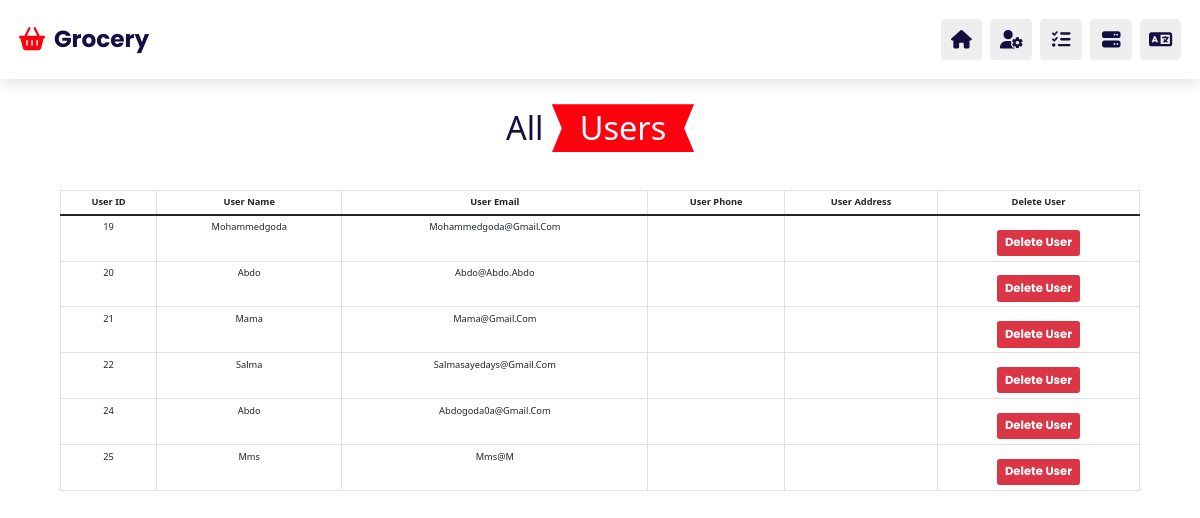
The page /users.php on the database its author committed.
### tables this page shows
CREATE TABLE `user_form` (
  `userid` int(100) NOT NULL,
  `username` varchar(100) NOT NULL,
  `useremail` varchar(100) NOT NULL,
  `userpassword` varchar(100) NOT NULL
);

### users.php (the view, shortened to what this page needs)
<!DOCTYPE html>
<html lang="en">
<head>
    <link rel="stylesheet" href="css/all.min.css">
    <link rel="stylesheet" href="css/normalize.css">
    <link rel="stylesheet" href="css/style.css">
    <link rel="stylesheet" href="css/bootstrap.min.css">
</head>
<body>
    <header class="header">
        <a href="index.html" class="logo"><i class="fas fa-shopping-basket"></i>Grocery</a>
        <div class="icons">
            <div class="home-btn" data-title="Home"><a href="index.html"><i class="fas fa-home"></i></a></div>
            <div class="admin-btn" data-title="Admin"><a href="admin.html"><i class="fas fa-user-gear"></i></a></div>
            <div class="sales-btn" data-title="Sales"><a href="sales.php"><i class="fas fa-list-check"></i></a></div>
            <div class="products-btn" data-title="Products"><a href="products.php"><i class="fas fa-server"></i></a></div>
            <div class="lang-btn" data-title="Arabic"><a href="users2.php"><i class="fas fa-language"></i></a></div>
        </div>
    </header>
    <section class="products" id="products" style="margin-top: 30px;">
        <h1 class="mHeading">All <span>Users</span></h1>
        <div class="box-container">
          <table class="table table-bordered text-center">
            <thead>
              <tr>
                <th>User ID</th>
                <th>User Name</th>
                <th>User Email</th>
                <th>User Phone</th>
                <th>User Address</th>
                <th>Delete User</th>
              </tr>
            </thead>
            <tbody>
              <?php
                include('config.php');
                $result = mysqli_query($con, "SELECT * FROM user_form");
                while($row = mysqli_fetch_array($result)){
                    echo "
                      <tr>
                        <td>$row[userid]</td>
                        <td>$row[username]</td>
                        <td>$row[useremail]</td>
                        <td>$row[phone]</td>
                        <td>$row[address]</td>
                        <td>
                          <form method='POST' action='users.php'>
                            <input type='text' name='id' value='$row[userid]' style='display:none;'>
                            <button type='submit' name='delete' class='btn btn-danger fs-5'>Delete User</button>
                          </form>
                        </td>
                      </tr>
                    ";
                }
              ?>
            </tbody>
          </table>
        </div>
    </section>
</body>
</html>

### css/style.css (style rules this page uses)
:root { --orange: #ff000f; --black:#130f40; --white:#fff; --lightBackGround:#eee; --lightColor:#666; --boxShadow:0 0.5rem 1.5rem rgba(0,0,0,0.1); --border:0.2rem solid rgba(0,0,0,0.1); --outline:0.1rem solid var(--orange); --outlineHover:0.4rem solid var(--orange); }
* { margin: 0; padding: 0; box-sizing: border-box; outline: none; border: none; list-style: none; text-decoration: none; text-transform: capitalize; transition: 0.3s all linear; }
html { font-size: 70%; overflow-x: hidden; scroll-behavior: smooth; scroll-padding-top: 7rem; }
body { background-color: var(--lightBackGround); font-family: 'medium'; }
section { padding-top: 5rem ; padding-bottom: 5rem ; padding-left: auto; padding-right: auto; }
a { text-decoration: none !important; }
.btn { margin-top: 1rem; display: inline-block; padding: 7px 10px; border-radius: 0.5rem; font-size: 1.5rem; border: 1px solid var(--lightColor); background-color: #130f40; cursor: pointer; color: #fff; font-family: 'bold'; text-align: center; }
.mHeading { text-align: center; padding: 2rem 0; padding-bottom: 3rem; font-size: 3.5rem; color: var(--black); margin: 1rem auto; }
.mHeading span { background-color: var(--orange); color: var(--white); display: inline-block; padding: 0.5rem 3rem; clip-path: polygon(100% 0, 93% 50%, 100% 99%, 0% 100%, 7% 50%, 0% 0%); }
.header { position: fixed; top: 0; left: 0; right: 0; z-index: 10000; display: flex; align-items: center; justify-content: space-between; padding: 1rem 9%; background-color: var(--white); box-shadow: var(--boxShadow); }
.header .logo { font-size: 2.5rem; font-family: 'bold'; color: var(--black); }
.header .logo svg, .header .logo i { color: var(--orange); margin-right: 1rem; }
.header .icons { display: flex; justify-content: center; align-items: center; gap: 8px; }
.header .icons div { height: 4.5rem; width: 4.5rem; line-height: 4.5rem; text-align: center; border-radius: 0.5rem; background-color: var(--lightBackGround); font-size: 2rem; cursor: pointer; position: relative; display: flex; justify-content: center; align-items: center; }
.header .icons div svg, .header .icons div i { color: var(--black); }
.header .icons div::after { content: attr(data-title); position: absolute; left: 50%; transform: translateX(-50%); bottom: -50px; width: 70px; height: 25px; padding: 5px; background-color: var(--lightBackGround); box-shadow: 1px 1px 5px silver; color: var(--black); border-radius: 5px; text-align: center; line-height: 25px; font-size: 16px; font-weight: bold; display: none; z-index: 1000000; }
.header .icons div::before { content: ""; position: absolute; left: 50%; transform: translateX(-50%); bottom: -15px; border: 15px solid ; border-color:transparent transparent var(--lightBackGround) transparent ; display: none; z-index: 1000000; }
.products .box-container { display: grid; grid-template-columns: repeat(auto-fit, minmax(23rem, 1fr)); gap: 2rem; margin: auto; width: 90%; }
@media (max-width:1220px) { html { font-size: 58% !important; } }
@media (max-width:1220px) { .header { padding: 2rem; } }

### rows shown on the page
user_form: userid "19", username "Mohammedgoda", useremail "Mohammedgoda@gmail.com"
user_form: userid "20", username "Abdo", useremail "Abdo@abdo.abdo"
user_form: userid "21", username "Mama", useremail "Mama@gmail.com"
user_form: userid "22", username "Salma", useremail "Salmasayedays@gmail.com"
user_form: userid "24", username "Abdo", useremail "Abdogoda0a@gmail.com"
user_form: userid "25", username "Mms", useremail "Mms@m"
